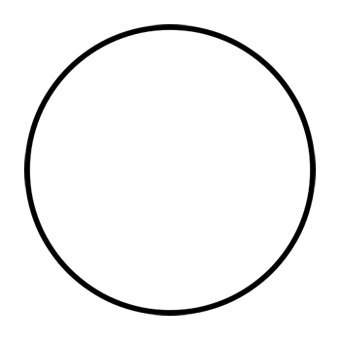
#> input picture Math-Education/Schoolers/Geometry/img/174.jpg, 340 x 340 px
$ python -i view.py   (imports and definitions only)
#> lines starting #> are read from the running program, lines starting #| are printed output that depends on the picture; after the words box and inside, x2 and y2 are one past the last pixel; in counts of white or black regions, pixels touching at a corner belong together
import cv2


def detect_shape(image_path: None):
    """
    Функция
    """
#> called with image_path = 'img/174.jpg'
    # Загрузка изображения
    image = cv2.imread(image_path)
#> image is the input picture: shape (340, 340, 3); min 0, max 255, mean 244.2
    gray = cv2.cvtColor(image, cv2.COLOR_BGR2GRAY)

    # Бинаризация изображения
    _, thresh = cv2.threshold(gray, 127, 255, cv2.THRESH_BINARY)
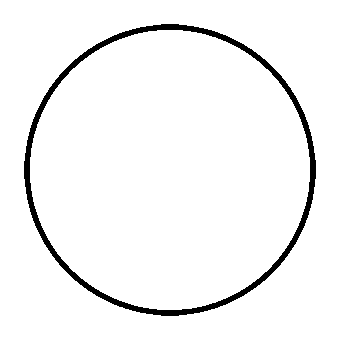
#> thresh: shape (340, 340); 95.8% white; 1 black region

    # Обнаружение контуров
    contours, hierarchy = cv2.findContours(thresh, cv2.RETR_TREE, cv2.CHAIN_APPROX_SIMPLE)
#> contours = 3 contours; box (x1, y1, x2, y2) and area: (0, 0, 340, 340) 114921, (23, 23, 317, 317) 66955, (30, 30, 310, 310) 61250

    # Нахождение индекса контура, представляющего всё изображение
    image_contour_idx = 0
    while hierarchy[0][image_contour_idx][3] != -1:
        image_contour_idx = hierarchy[0][image_contour_idx][3]
#> this loop made 0 passes

    # Анализ контуров
    for i, contour in enumerate(contours):
        # Пропуск контура, представляющего всё изображение
        if i == image_contour_idx:
            continue

        # Вычисление площади контура
        area = cv2.contourArea(contour)

        # Фильтрация контуров по площади
        if area < 100:
            continue

        # Аппроксимация контура
        approx = cv2.approxPolyDP(contour, 0.01*cv2.arcLength(contour, True), True)

        # Определение типа фигуры
        if len(approx) == 3:
            return "Треугольник"
        elif len(approx) == 4:
            return "Квадрат или прямоугольник"
        else:
            return'Круг'
#> this loop made 2 passes
#> contour on pass 1: [[0, 0], [0, 339], [339, 339], [339, 0]]
#> area on pass 2: 66955


>>> result = detect_shape('img/174.jpg')

$ run again, on Math-Education/Schoolers/Geometry/img/figu.png
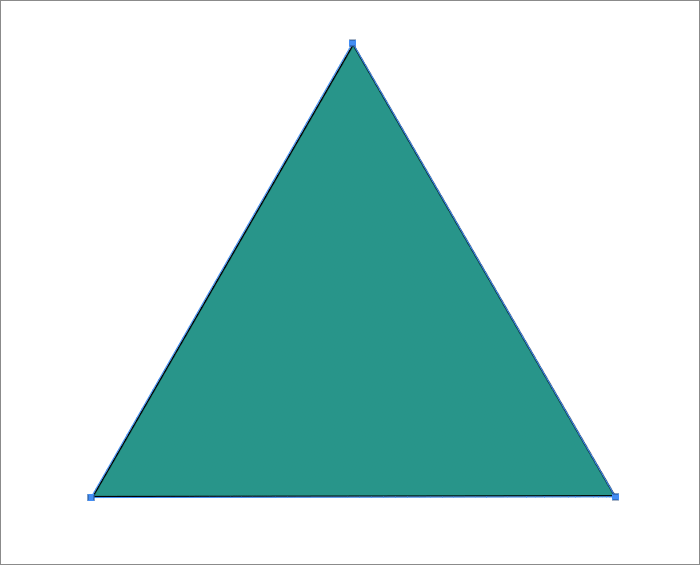
#> input picture Math-Education/Schoolers/Geometry/img/figu.png, 700 x 565 px
#> in detect_shape, image is the input picture: shape (565, 700, 3); mean B, G, R 218.6, 221.4, 188.9
#> in detect_shape, `gray = cv2.cvtColor(image, cv2.COLOR_BGR2GRAY)`:
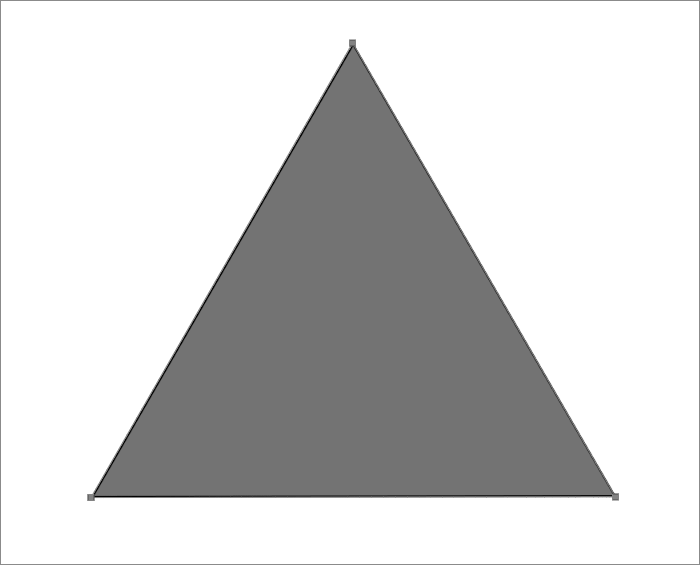
#> gray: shape (565, 700); min 1, max 255, mean 211.4
#> in detect_shape, `_, thresh = cv2.threshold(gray, 127, 255, cv2.THRESH_BINARY)`:
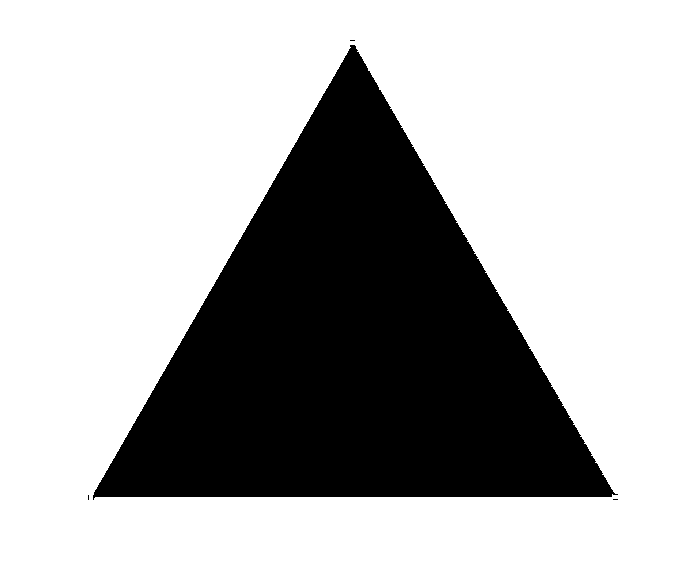
#> thresh: shape (565, 700); 69.9% white; 4 black regions (3 under 20 px)
#> contours = 5 contours, 3 with area under 20; largest, box (x1, y1, x2, y2) and area: (0, 0, 700, 565) 394236, (92, 44, 619, 501) 119777
#> the loop in detect_shape, `for i, contour in enumerate(contours):` made 4 passes
#> contour on pass 1: [[0, 0], [0, 564], [699, 564], [699, 0]]
